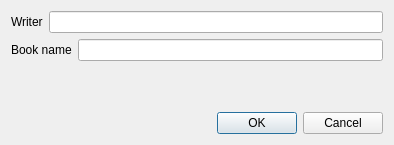
<?xml version="1.0" encoding="UTF-8"?>
<ui version="4.0">
 <class>add_book_dialog</class>
 <widget class="QDialog" name="add_book_dialog">
  <property name="geometry">
   <rect>
    <x>0</x>
    <y>0</y>
    <width>394</width>
    <height>145</height>
   </rect>
  </property>
  <property name="windowTitle">
   <string>Dialog</string>
  </property>
  <layout class="QGridLayout" name="gridLayout">
   <item row="0" column="0">
    <layout class="QVBoxLayout" name="verticalLayout_2">
     <item>
      <layout class="QVBoxLayout" name="verticalLayout">
       <item>
        <layout class="QHBoxLayout" name="horizontalLayout">
         <item>
          <widget class="QLabel" name="label_1">
           <property name="text">
            <string>Writer</string>
           </property>
          </widget>
         </item>
         <item>
          <widget class="QLineEdit" name="writer_line_edit"/>
         </item>
        </layout>
       </item>
       <item>
        <layout class="QHBoxLayout" name="horizontalLayout_2">
         <item>
          <widget class="QLabel" name="label_2">
           <property name="text">
            <string>Book name</string>
           </property>
          </widget>
         </item>
         <item>
          <widget class="QLineEdit" name="book_name_line_edit_2"/>
         </item>
        </layout>
       </item>
       <item>
        <spacer name="verticalSpacer">
         <property name="orientation">
          <enum>Qt::Vertical</enum>
         </property>
         <property name="sizeHint" stdset="0">
          <size>
           <width>282</width>
           <height>32</height>
          </size>
         </property>
        </spacer>
       </item>
      </layout>
     </item>
     <item>
      <widget class="QDialogButtonBox" name="buttonBox">
       <property name="orientation">
        <enum>Qt::Horizontal</enum>
       </property>
       <property name="standardButtons">
        <set>QDialogButtonBox::Cancel|QDialogButtonBox::Ok</set>
       </property>
      </widget>
     </item>
    </layout>
   </item>
  </layout>
 </widget>
 <resources/>
 <connections>
  <connection>
   <sender>buttonBox</sender>
   <signal>accepted()</signal>
   <receiver>add_book_dialog</receiver>
   <slot>accept()</slot>
   <hints>
    <hint type="sourcelabel">
     <x>248</x>
     <y>254</y>
    </hint>
    <hint type="destinationlabel">
     <x>157</x>
     <y>274</y>
    </hint>
   </hints>
  </connection>
  <connection>
   <sender>buttonBox</sender>
   <signal>rejected()</signal>
   <receiver>add_book_dialog</receiver>
   <slot>reject()</slot>
   <hints>
    <hint type="sourcelabel">
     <x>316</x>
     <y>260</y>
    </hint>
    <hint type="destinationlabel">
     <x>286</x>
     <y>274</y>
    </hint>
   </hints>
  </connection>
 </connections>
</ui>
